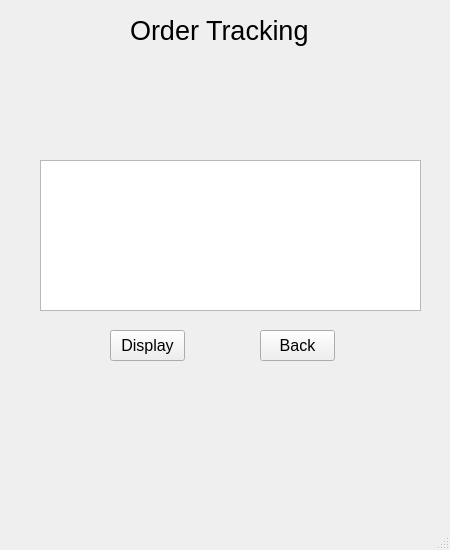
<?xml version="1.0" encoding="UTF-8"?>
<ui version="4.0">
 <class>MainWindow</class>
 <widget class="QMainWindow" name="MainWindow">
  <property name="geometry">
   <rect>
    <x>0</x>
    <y>0</y>
    <width>450</width>
    <height>550</height>
   </rect>
  </property>
  <property name="windowTitle">
   <string>MainWindow</string>
  </property>
  <widget class="QWidget" name="centralwidget">
   <widget class="QLabel" name="label">
    <property name="geometry">
     <rect>
      <x>130</x>
      <y>10</y>
      <width>181</width>
      <height>41</height>
     </rect>
    </property>
    <property name="font">
     <font>
      <pointsize>20</pointsize>
     </font>
    </property>
    <property name="text">
     <string>Order Tracking</string>
    </property>
   </widget>
   <widget class="QTableWidget" name="tableWidget">
    <property name="geometry">
     <rect>
      <x>40</x>
      <y>160</y>
      <width>381</width>
      <height>151</height>
     </rect>
    </property>
   </widget>
   <widget class="QPushButton" name="pushButton">
    <property name="geometry">
     <rect>
      <x>260</x>
      <y>330</y>
      <width>75</width>
      <height>31</height>
     </rect>
    </property>
    <property name="font">
     <font>
      <pointsize>12</pointsize>
     </font>
    </property>
    <property name="text">
     <string>Back</string>
    </property>
   </widget>
   <widget class="QPushButton" name="pushButton_2">
    <property name="geometry">
     <rect>
      <x>110</x>
      <y>330</y>
      <width>75</width>
      <height>31</height>
     </rect>
    </property>
    <property name="font">
     <font>
      <pointsize>12</pointsize>
     </font>
    </property>
    <property name="text">
     <string>Display</string>
    </property>
   </widget>
  </widget>
  <widget class="QMenuBar" name="menubar">
   <property name="geometry">
    <rect>
     <x>0</x>
     <y>0</y>
     <width>450</width>
     <height>21</height>
    </rect>
   </property>
  </widget>
  <widget class="QStatusBar" name="statusbar"/>
 </widget>
 <resources/>
 <connections/>
</ui>
